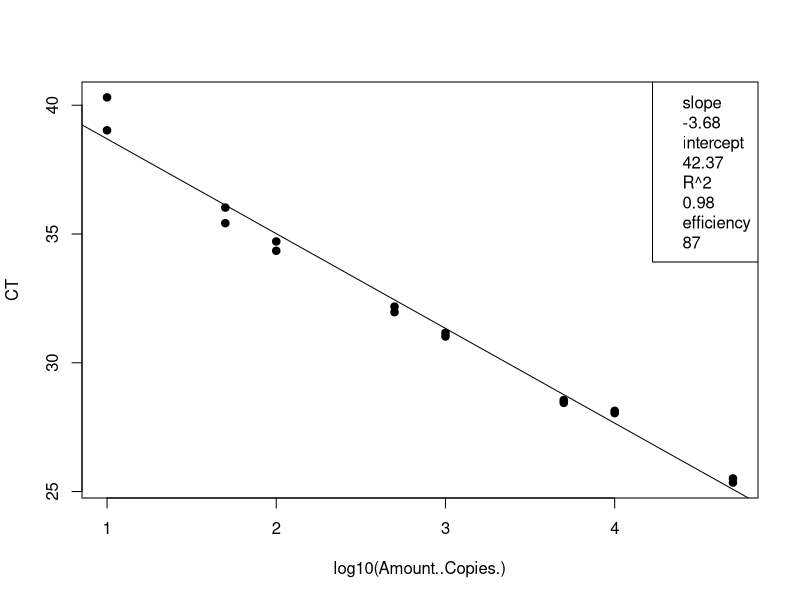
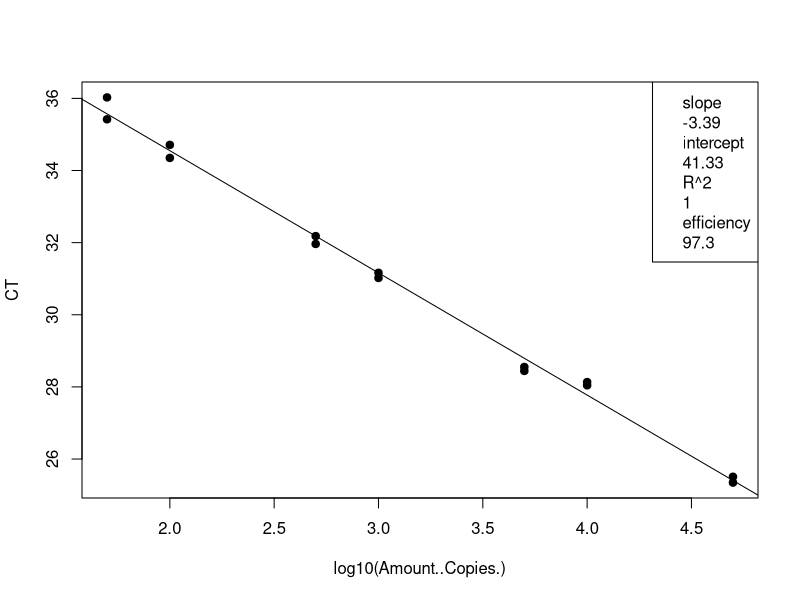
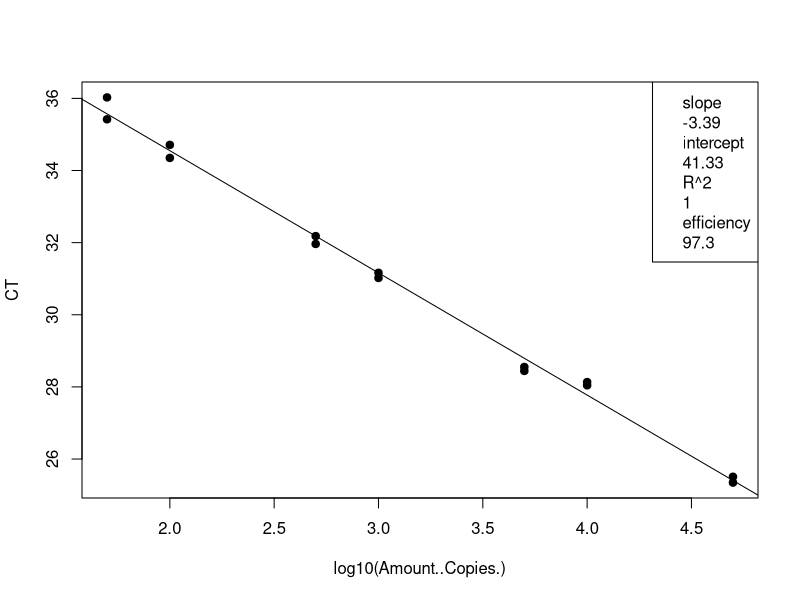

The R script that drew these images, in order: (Note: this script raises an error after producing the figures.)
## ---- chunk 1
knitr::opts_chunk$set(echo = TRUE)

## ---- chunk 2
# load the data (note data file must be in this repository)
data <- read.csv("Plate2_GenBac_qPCRConversion.csv")
View(data)

# clean up the data file (there is some stuff at the bottom and extra blank rows)
#data <- data[-92:-93,] # This removes rows 92-95
View(data)

# assign to the correct data class #warning message about NAs is OK
class(data$CT) # check the data class type
data$CT <- as.numeric(as.character(data$CT)) # change to numeric
data$Amount..Copies. <- as.numeric(as.character(data$Amount..Copies.)) # change to numeric
## ---- chunk 3
# linear regression of standard curve
standards = data[1:16,]
standardCurve <- lm(CT ~ log10(Amount..Copies.), data = standards)
  
standardCurvePlot <- plot(CT ~ log10(Amount..Copies.), data = standards, pch=19) 
abline(coef(standardCurve)) 
legend("topright", legend=c(paste= "slope", round(standardCurve$coefficients[2], 2), 
                            paste= "intercept", round(standardCurve$coefficients[1], 2), 
                            paste= "R^2", round(summary(standardCurve)$r.squared, 2),
                            paste = "efficiency", round((10^(-1/standardCurve$coefficients[2])-1)*100, 1)))
## ---- chunk 4
# remove standards that sucked and redo analysis NOT NEEDED 21 Jan 2020
standards <- standards[-15:-16,] # uncomment this line and change which rows to remove
standardCurve <- lm(CT ~ log10(Amount..Copies.), data = standards)

standardCurvePlot <- plot(CT ~ log10(Amount..Copies.), data = standards, pch=19)
abline(coef(standardCurve))
col = "blue"
legend("topright", legend=c(paste= "slope", round(standardCurve$coefficients[2], 2),
                            paste= "intercept", round(standardCurve$coefficients[1], 2),
                            paste= "R^2", round(summary(standardCurve)$r.squared, 2),
                            paste = "efficiency", round((10^(-1/standardCurve$coefficients[2])-1)*100, 1)))
## ---- chunk 5
standards <- standards[-15:-16,] # uncomment this line and change which rows to remove
standardCurve <- lm(CT ~ log10(Amount..Copies.), data = standards)

standardCurvePlot <- plot(CT ~ log10(Amount..Copies.), data = standards, pch=19)
abline(coef(standardCurve))
col = "blue"
legend("topright", legend=c(paste= "slope", round(standardCurve$coefficients[2], 2),
                            paste= "intercept", round(standardCurve$coefficients[1], 2),
                            paste= "R^2", round(summary(standardCurve)$r.squared, 2),
                            paste = "efficiency", round((10^(-1/standardCurve$coefficients[2])-1)*100, 1)))

unknowns = unknowns[1:72,]
standardCurve <- lm(CT ~ log10(copies.well), data = unknowns)

standardCurvePlot <- points(CT ~ log10(copies.well), data = unknowns, pch=19, col = "blue")


#abline(coef(standardCurve))
#legend("topright", legend=c(paste= "slope", round(standardCurve$coefficients[2], 2),
                            #paste= "intercept", round(standardCurve$coefficients[1], 2),
                            #paste= "R^2", round(summary(standardCurve)$r.squared, 2),
                            #paste = "efficiency", round((10^(-1/standardCurve$coefficients[2])-1)*100, 1)))
## ---- chunk 6
# data set of unknowns including info on standard curve
#unknowns = subset(data, Name == "UNKNOWN")
unknowns = data[17:88,]
#unknowns <- unknowns[-1:-3,] # uncomment this line and change which rows to remove if these samples were outside of the standard curve

# add new columns to the data table
unknowns$plate_num = 1 #change to the actual plate number
unknowns$standard_slope = standardCurve$coefficients[2]
unknowns$standard_intercept = standardCurve$coefficients[1]
unknowns$R2 = summary(standardCurve)$r.squared
unknowns$efficiency =  (10^(-1/standardCurve$coefficients[2])-1)*100
  
# add a new column that interpolates copies/well from Ct for the unknowns
unknowns$log.copies.well = ((unknowns$CT - standardCurve$coefficients[1])/standardCurve$coefficients[2])
unknowns$copies.well = 10^unknowns$log.copies.well

# copies/ul extract accounting for dilution factor
vol.well = 3 #qPCR template volume in ul
unknowns$vol.well = vol.well
unknowns$copies.ul = ((unknowns$copies.well/vol.well)*unknowns$DilutionFactor)

# copies/extraction
vol.elution = 110 #DNA extraction elution volume in ul
unknowns$vol.elution = vol.elution
unknowns$copies.extraction = (unknowns$copies.ul*vol.elution)

# copies/ml #Volume is volume of sample filtered in mL
unknowns$copies.ml = (unknowns$copies.extraction/unknowns$Volume)


## ---- chunk 7
# make a plot that compares the diluted to undiluted replicates for each sample including dilution factor
library("ggplot2")
unknowns$SampleIDNum <- as.numeric(as.character(unknowns$SampleIDNum)) # change to numeric
replicates = unknowns[1:71,]
#replicates <- replicates[-18,] # This removes rows (B11)
#replicates <- replicates[-32,] # This removes rows (D8)
#replicates <- replicates[-55,] # This removes rows (G5)
qplot(SampleIDNum,copies.ml, data=replicates)
## ---- chunk 8
# write csv file
write.csv(unknowns, file = "Plate2_GenBac_ConvertedData.csv", row.names=FALSE, na="")

# average the replicates (if not strongly inhibited) and make a new file
averaged = unknowns[1:72,]
averaged$averaged <- tapply(unknowns$copies.ml, unknowns$SampleIDNum, mean)
write.csv(averaged, file = "Plate2_GenBac_Averaged.csv", row.names=FALSE, na="")
